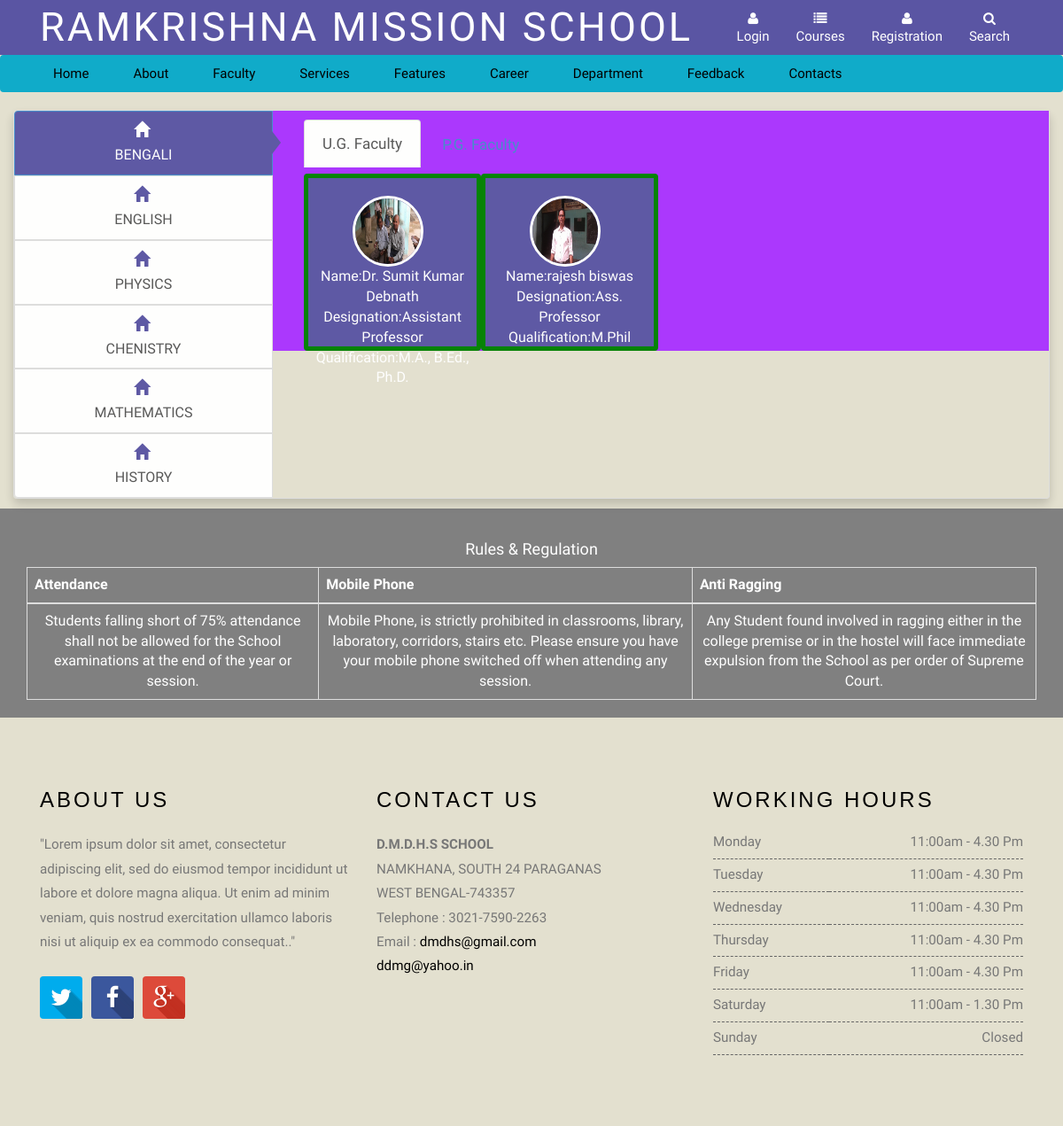
Page /index.php/welcome/faculty_view on the committed database.
### tables this page shows
CREATE TABLE `home` (
  `id` int(11) NOT NULL,
  `title` varchar(255) NOT NULL,
  `address` varchar(255) NOT NULL,
  `picture` varchar(255) NOT NULL,
  `picture1` varchar(255) NOT NULL,
  `picture2` varchar(255) NOT NULL,
  `picture3` varchar(233) NOT NULL,
  `picture4` varchar(244) NOT NULL,
  `created` datetime NOT NULL,
  `modified` datetime NOT NULL,
  `status` tinyint(1) NOT NULL DEFAULT '1' COMMENT '1=Active, 0=Inactive'
);

CREATE TABLE `faculty` (
  `id` int(11) NOT NULL,
  `dept` varchar(255) NOT NULL,
  `course` varchar(200) NOT NULL,
  `picture` varchar(255) NOT NULL,
  `name` varchar(255) NOT NULL,
  `designation` varchar(255) NOT NULL,
  `qualification` varchar(255) NOT NULL
);

### application/controllers/Welcome.php (called while the page is built, shortened)
<?php
class Welcome extends CI_Controller {
	public function faculty_view()
	{
		$this->load->model('Home_model');
		$query=$this->Home_model->front_view();
		$data['result']=$query->result();
		$this->load->view('client/client_header',$data);
		$this->load->view('client/client_navbar');
		$this->load->view('client/client_faculty');
		$this->load->view('client/client_footer');
	}
}

### index.php (called while the page is built, shortened)
<?php
require_once BASEPATH.'core/CodeIgniter.php';

### application/models/Home_model.php (called while the page is built, shortened)
<?php
class Home_model extends CI_Model {
		public function front_view()
		{
			 return $this->db->get('home');
		}
 public function faculty_view()
		 {
			$query=$this->db->get('faculty');
			foreach($query->result() as $row)
			{
			 $this->db->select('*')->from('faculty');
			 return $this->db->get();
			}
		 }
		 }
?>

### application/views/client/client_faculty.php (the view, shortened to what this page needs)
<div class="container">
    <div class="row">
        <div class="col-lg-12 col-md-12 col-sm-12 col-xs-12 bhoechie-tab-container">
            <div class="col-lg-3 col-md-3 col-sm-3 col-xs-3 bhoechie-tab-menu">
              <div class="list-group">
                <a href="#tab1" class="list-group-item active text-center" role="tab" data-toggle="tab">
                  <h4 class="glyphicon glyphicon-home"></h4><br/>BENGALI
                </a>
                <a href="#tab2" class="list-group-item text-center" role="tab" data-toggle="tab">
                  <h4 class="glyphicon glyphicon-home"></h4><br/>ENGLISH
                </a>
                <a href="#tab3" class="list-group-item text-center" role="tab" data-toggle="tab">
                  <h4 class="glyphicon glyphicon-home"></h4><br/>PHYSICS
                </a>
                <a href="#tab4" class="list-group-item text-center" role="tab" data-toggle="tab">
                  <h4 class="glyphicon glyphicon-home"></h4><br/>CHENISTRY
                </a>
                <a href="#tab5" class="list-group-item text-center" role="tab" data-toggle="tab">
                  <h4 class="glyphicon glyphicon-home"></h4><br/>MATHEMATICS
                </a>
                <a href="#tab6" class="list-group-item text-center" role="tab" data-toggle="tab">
                  <h4 class="glyphicon glyphicon-home"></h4><br/>HISTORY
                </a>
              </div>
            </div>
            <div class="col-lg-9 col-md-9 col-sm-9 col-xs-9 bhoechie-tab"  style="background-color:#AA33FF;">
                <div class="bhoechie-tab-content active" id="tab1" role="tabpanel" style="background-color:#AA33FF;">
                    <div  style="background-color:#AA33FF;">
                      <ul class="tablink list-unstyled" role="tablist">
                        <li role="presentation" class="active"><a href="#home" aria-controls="home" role="tab" data-toggle="tab">U.G. Faculty</a></li>
                        <li role="presentation"><a href="#profile" aria-controls="profile" role="tab" data-toggle="tab">P.G. Faculty</a></li>
                      </ul>
                      <div class="tab-content">
                        <div role="tabpanel" class="tab-pane active" id="home">
                            <?php
                            $this->db->select('*')->from('faculty')->where(array('dept'=>'Bengali','course'=>'U.G.'));
                            $query=$this->db->get();
                            foreach($query->result() as $row)
                            {
                              ?>
                          <div style="height:200px;width:200px;border:5px solid black; border-color: green; border-radius:4px;background-color:#5A55A3;float:left;color:white;"><img src="<?php echo base_url('uploads/images/').$row->picture; ?>" height="80px" width="80px" style="margin-top:20px;margin-left:50px;border-radius:50%;border:3px solid white;"> <br>
                            <center>
                            Name:<?php echo $row->name; ?><br>
                            Designation:<?php echo $row->designation; ?>
                            Qualification:<?php echo $row->qualification; ?>
                          </center>
                          </div>
                        <?php } ?>
                        </div>
                      </div>
                    </div>
                </div>
            </div>
        </div>
  </div>
</div>

### application/views/client/client_header.php (shortened to what this page needs)
<!DOCTYPE HTML>
<html>
<head>
<link href="<?php echo base_url(); ?>assets/css/bootstrap-3.1.1.min.css" rel='stylesheet' type='text/css' />
<link href="<?php echo base_url(); ?>assets/css/style.css" rel='stylesheet' type='text/css' />
<link href="<?php echo base_url(); ?>assets/style.css" rel='stylesheet' type='text/css' />
<link href="<?php echo base_url(); ?>assets/css/responsive.css" rel='stylesheet' type='text/css' />
<link rel="stylesheet" href="<?php echo base_url(); ?>assets/css/jquery.countdown.css" />
<link rel="stylesheet" href="https://use.fontawesome.com/releases/v5.2.0/css/all.css">
<link href="<?php echo base_url(); ?>assets/css/font-awesome.css" rel="stylesheet">
<link rel='stylesheet prefetch' href='https://owlcarousel2.github.io/OwlCarousel2/assets/owlcarousel/assets/owl.carousel.min.css'>
<link rel='stylesheet prefetch' href='https://owlcarousel2.github.io/OwlCarousel2/assets/owlcarousel/assets/owl.theme.default.min.css'>
<link rel="stylesheet" href="https://cdnjs.cloudflare.com/ajax/libs/normalize/5.0.0/normalize.min.css">
<link rel='stylesheet prefetch' href='https://cdnjs.cloudflare.com/ajax/libs/animate.css/3.5.2/animate.min.css'>
    <link href="<?php echo base_url(); ?>assets/css/site.css" rel="stylesheet" type="text/css" />
</head>
<body onload="myFunction()">
<?php
         if(isset($result))
          {
			foreach($result as $row){ ?>
<nav class="navbar navbar-default" role="navigation">
	<div class="container">
	    <div class="navbar-header">
	        <a class="navbar-brand" href="<?php echo base_url(); ?>"><?php echo $row->title; ?></a>
	    </div>
	    <div class="navbar-collapse collapse" id="bs-example-navbar-collapse-1" style="height: 1px;">
	        <ul class="nav navbar-nav">
		        <li class="dropdown">
		            <a href="login.html"><i class="fa fa-user"></i><span>Login</span></a>
		        </li>
		        <li class="dropdown">
		        	<a href="#" class="dropdown-toggle" data-toggle="dropdown"><i class="fa fa-list"></i><span>Courses</span></a>
		        </li>
		         <li class="dropdown">
		            <a href="register.html"><i class="fa fa-user"></i><span>Registration</span></a>
		        </li>
		        <li class="dropdown">
		            <a href="#" class="dropdown-toggle" data-toggle="dropdown"><i class="fa fa-search"></i><span>Search</span></a>
		        </li>
		    </ul>
	    </div>
	  </div>
</nav>
<nav class="navbar nav_bottom" role="navigation">
 <div class="container">
    <div class="collapse navbar-collapse" id="bs-megadropdown-tabs">
        <ul class="nav navbar-nav nav_1">
            <li><a href="<?php echo base_url(); ?>">Home</a></li>
    		<li><a href="<?php echo base_url('Welcome/about_view'); ?>">About</a></li>
            <li><a href="<?php echo base_url('Welcome/faculty_view'); ?>">Faculty</a></li>
			<li><a href="<?php echo base_url('Welcome/service_view'); ?>">Services</a></li>
			<li><a href="<?php echo base_url('Welcome/features_view'); ?>">Features</a></li>
			<li><a href="<?php echo base_url('Welcome/career_view'); ?>">Career</a></li>
			<li><a href="<?php echo base_url('Welcome/department_view'); ?>">Department</a></li>
			<li><a href="<?php echo base_url('Welcome/feedback'); ?>">Feedback</a></li>
			<li class="last"><a href="<?php echo base_url('Welcome/faculty_view'); ?>">Contacts</a></li>
        </ul>
     </div>
   </div>
</nav>
		<?php
		}
		} ?>

### application/views/client/client_footer.php (shortened to what this page needs)
<div class="col-md-10 grid_1_right" id="pagesDiv">
</div>
<div style="background: grey; text-align: center;padding-top:3%;">
<div class="container" style="color:white;">
<h4>Rules & Regulation</h4>
<table id="example" class="table table-bordered" cellspacing="0" width="100%">
<thead>
<tr>
<th><b>Attendance</b></th>
<th><b>Mobile Phone</b></th>
<th><b>Anti Ragging</b></th>
</tr>
</thead>
<tbody>
<tr>
<td>Students falling short of 75% attendance shall not be allowed for the School examinations at the end of the year or session.</td>
<td>Mobile Phone, is strictly prohibited in classrooms, library, laboratory, corridors, stairs etc. Please ensure you have your mobile phone switched off when attending any session.</td>
<td>Any Student found involved in ragging either in the college premise or in the hostel will face immediate expulsion from the School as per order of Supreme Court.</td>
</tr>
</tbody>
</table>
</div>
</div>
     <div class="footer">
    	<div class="container">
    		<div class="col-md-4 grid_4">
    		   <h3>About Us</h3>
    		   <p>"Lorem ipsum dolor sit amet, consectetur adipiscing elit, sed do eiusmod tempor incididunt ut labore et dolore magna aliqua. Ut enim ad minim veniam, quis nostrud exercitation ullamco laboris nisi ut aliquip ex ea commodo consequat.."</p>
    		      <ul class="social-nav icons_2 clearfix">
                    <li><a href="#" class="twitter"><i class="fa fa-twitter"></i></a></li>
                    <li><a href="#" class="facebook"> <i class="fa fa-facebook"></i></a></li>
                    <li><a href="#" class="google-plus"><i class="fa fa-google-plus"></i></a></li>
                 </ul>
    		</div>
    		    		 <div class="col-md-4 grid_4">
    		   <h3>Contact Us</h3>
    			<address>
    			<strong>D.M.D.H.S SCHOOL </strong>
    			<br>
                    <span>NAMKHANA, SOUTH 24 PARAGANAS <br> WEST BENGAL-743357</span>
                    <br>
                    <abbr>Telephone : </abbr> 3021-7590-2263
                    <br>
                    <abbr>Email : </abbr> <a href="mailto@example.com">dmdhs@gmail.com<br>ddmg@yahoo.in</a>
               </address>
    		</div>
    		<div class="col-md-4 grid_4">
    		   <h3>Working Hours</h3>
    			 <table class="table_working_hours">
		        	<tbody>
		        		<tr class="opened_1">
							<td class="day_label">monday</td>
							<td class="day_value">11:00am - 4.30 pm</td>
						</tr>
					    <tr class="opened">
							<td class="day_label">tuesday</td>
							<td class="day_value">11:00am - 4.30 pm</td>
						</tr>
					    <tr class="opened">
							<td class="day_label">wednesday</td>
							<td class="day_value">11:00am - 4.30 pm</td>
						</tr>
					    <tr class="opened">
							<td class="day_label">thursday</td>
							<td class="day_value">11:00am - 4.30 pm</td>
						</tr>
					    <tr class="opened">
							<td class="day_label">friday</td>
							<td class="day_value">11:00am - 4.30 pm</td>
						</tr>
					    <tr class="opened">
							<td class="day_label">saturday</td>
							<td class="day_value">11:00am - 1.30 pm</td>
						</tr>
					    <tr class="closed">
							<td class="day_label">sunday</td>
							<td class="day_value closed"><span>Closed</span></td>
						</tr>
				    </tbody>
				</table>
            </div>
    </div>
</body>
</html>

### assets/style.css (style rules this page uses)
.w3layouts_header h5,h2,h3 { margin: 0 0 0.5em; color: #ef543b; font-size: 2.5em; text-transform: uppercase; letter-spacing: 3px; font-family: 'Oswald', sans-serif; font-weight: 500; line-height: 1.1; }
div.bhoechie-tab-container { z-index: 10; background-color: transparent; padding: 0 !important; border-radius: 4px; -moz-border-radius: 4px; border:1px solid #ddd; margin-top: 20px; margin-bottom:10px; -webkit-box-shadow: 0 6px 12px rgba(0,0,0,.175); box-shadow: 0 6px 12px rgba(0,0,0,.175); -moz-box-shadow: 0 6px 12px rgba(0,0,0,.175); background-clip: padding-box; opacity: 0.97; filter: alpha(opacity=97); }
div.bhoechie-tab-menu { padding-right: 0; padding-left: 0; padding-bottom: 0; }
div.bhoechie-tab-menu div.list-group { margin-bottom: 0; }
div.bhoechie-tab-menu div.list-group>a { margin-bottom: 0; }
div.bhoechie-tab-menu div.list-group>a .glyphicon, div.bhoechie-tab-menu div.list-group>a .fa { color: #5A55A3; }
div.bhoechie-tab-menu div.list-group>a:first-child { border-top-right-radius: 0; -moz-border-top-right-radius: 0; }
div.bhoechie-tab-menu div.list-group>a:last-child { border-bottom-right-radius: 0; -moz-border-bottom-right-radius: 0; }
div.bhoechie-tab-menu div.list-group>a.active, div.bhoechie-tab-menu div.list-group>a.active .glyphicon, div.bhoechie-tab-menu div.list-group>a.active .fa { background-color: #5A55A3; background-image: #5A55A3; color: #ffffff; }
div.bhoechie-tab-menu div.list-group>a.active:after { content: ''; position: absolute; left: 100%; top: 50%; margin-top: -13px; border-left: 0; border-bottom: 13px solid transparent; border-top: 13px solid transparent; border-left: 10px solid #5A55A3; }
div.bhoechie-tab-content { background-color: #ffffff; padding-left: 20px; padding-top: 10px; }
.tablink li { display:inline-block; }
.tablink li a { background-color: transparent; color: #428bca; float: left; border: none; outline: none; cursor: pointer; padding: 14px 20px; font-size: 17px; border-radius: 4px 4px 0 0; }
.tablink li.active a { color: #555; background-color: #fff; border: 1px solid #ddd; border-bottom-color: transparent; transition:fast; }

### rows in the picture
home: title "RAMKRISHNA MISSION SCHOOL"
faculty: picture (picture), name "Dr. Sumit Kumar Debnath", designation "Assistant Professor", qualification "M.A., B.Ed., Ph.D."
faculty: picture (picture), name "rajesh biswas", designation "Ass. Professor", qualification "M.Phil"
